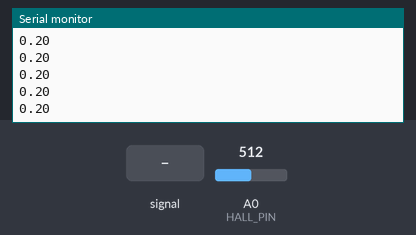
The sketch below on a simulated Arduino Uno, built with avr-gcc and run on an emulated ATmega328P. Shown: the last lines printed to the serial monitor. Inputs (shaded band) come from the test bench; at power-on: A0 (HALL_PIN) = 512.

Above: at 1.2 s.
1.3 s: A0 (HALL_PIN) fed a 200 Hz sine of ±81 counts around its level
At 1.66 s:
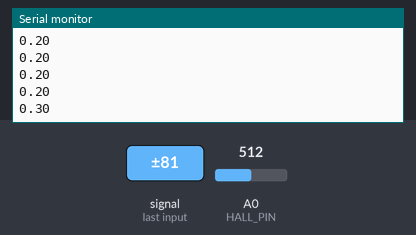
2.8 s: A0 (HALL_PIN) set to 716
At 2.95 s:
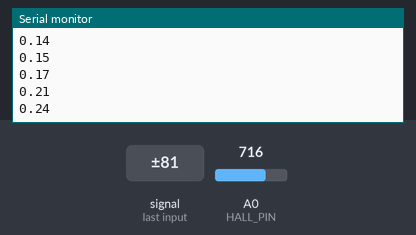
4.3 s: A0 (HALL_PIN) fed a 1000 Hz sine of ±255 counts around its level
At 4.67 s:
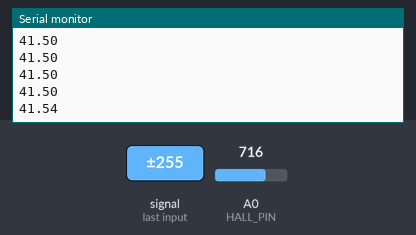
5.8 s: A0 (HALL_PIN) set to 900
At 5.96 s:
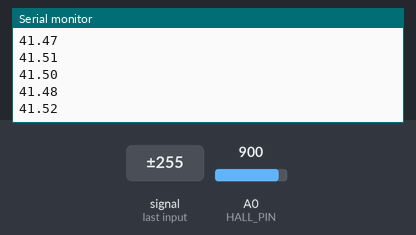
Timing chart, 0 to 8.3 s (numbered marks = the images above; inputs shaded):
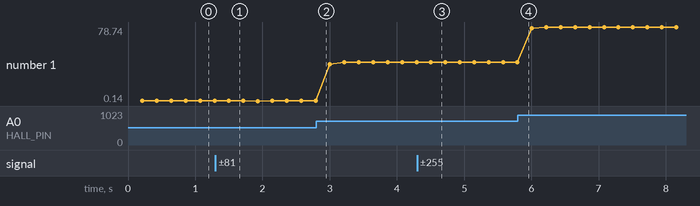

Measured:
- after the input at 1.3 s, the serial monitor: prints a new line after 0.20 s (image 1)
- after the input at 4.3 s, the serial monitor: prints a new line after 0.21 s (image 3)
- plotted number 1: 0.2 → 0.24 after the input at 1.3 s, 0.24 → 41.5 after the input at 2.8 s, 41.5 → 41.52 after the input at 4.3 s, 41.52 → 78.74 after the input at 5.8 s

The sketch:

just_Mt.ino
```cpp
// Sketch for Arduino magnetometer
// Measures strength of magnetic field with SS49E hall sensor on A0
// Displays values on I2C SSD1306 128x64 0.96" monochrome OLED display
// Connect SCK to pin A5 and SDA to pin A4
// Connect null-button between GND and A1 for setting output to zero


#define HALL_PIN A0

#define nmeas 2000      // stay below 2048 to avoid overflow
#define cal 0.349*0.58 // calibration constant in mT per ADC count. nominal (5.0/1024)/0.014=0.349:

float offset=511.0; // nominal 511: halfway 0 and 1024

void setup() {
  Serial.begin(9600);
  pinMode(HALL_PIN,INPUT); //pullup increases current and reduces noise

}

void loop() {

  //perform the measurement. AnalogRead() takes ~100mus.
  long unsigned int sum=0;
  long unsigned int sumsq=0;
  for (int imeas=0; imeas<nmeas; imeas++){
    long int val= analogRead(A0);
    sum=sum+val;
    sumsq=sumsq+val*val;
  }
  //calculate DC and AC field strength. AC corresponds to RMS of the fluctuations
  float B_DC=(float(sum)/nmeas-offset)*cal;
  float B_ACsq=(float(sumsq)/nmeas-pow(float(sum)/nmeas,2))*pow(cal,2);
  float B_AC=0.0;
  if (B_ACsq>pow(0.005,2)) B_AC=pow(B_ACsq,0.5);
  pow((float(sumsq)/nmeas-pow(float(sum)/nmeas,2)),0.5)*cal;

  char txt[10]; //text buffer needed to print formatted float

  Serial.println(B_DC);

}
```
